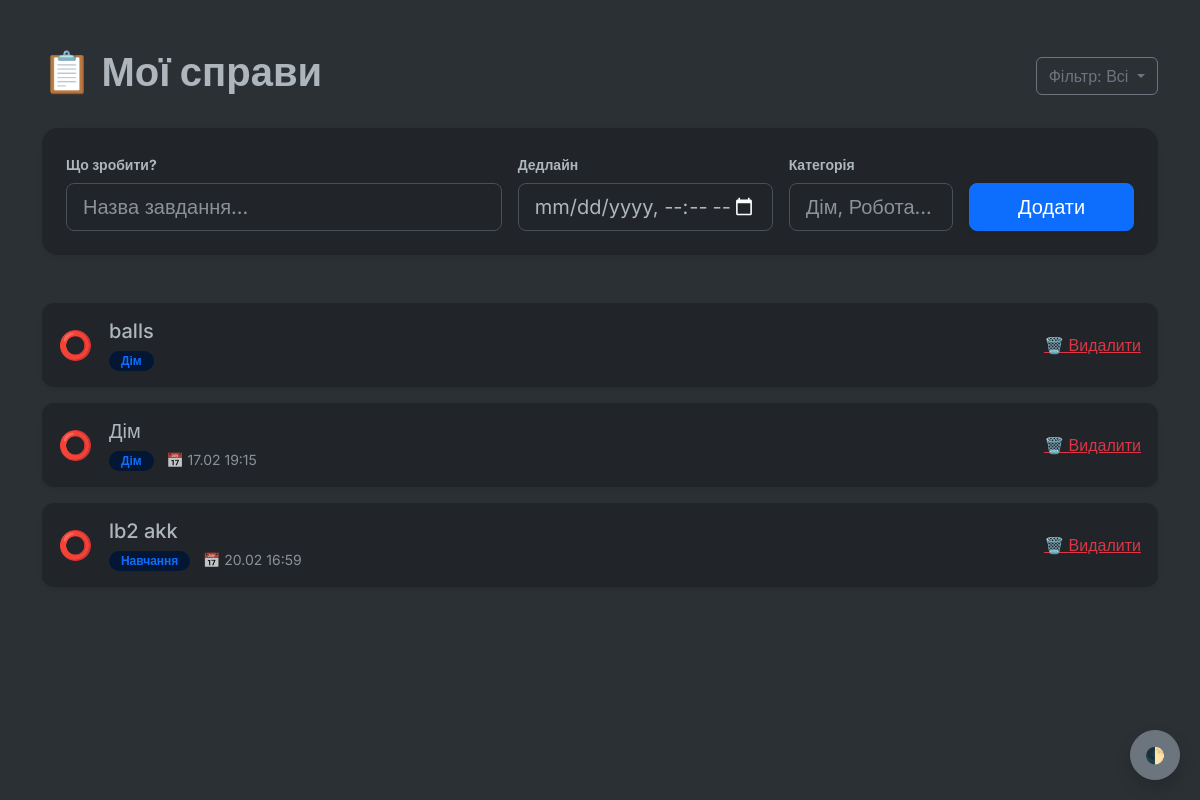
The page / on the database its author committed.
### main.py (models this page shows)
class TodoDB(Base):
    __tablename__ = "todos"
    id = Column(Integer, primary_key=True, index=True)
    title = Column(String)
    completed = Column(Boolean, default=False)
    deadline = Column(DateTime, nullable=True)
    category = Column(String, default="Загальне")

### main.py (the view)
@app.get("/", response_class=HTMLResponse)
def home(request: Request, category: Optional[str] = None, db: Session = Depends(get_db)):
    all_categories = [c[0] for c in db.query(distinct(TodoDB.category)).all()]
    query = db.query(TodoDB)
    if category:
        query = query.filter(TodoDB.category == category)
    todos = query.order_by(TodoDB.completed.asc(), TodoDB.deadline.asc()).all()
    return templates.TemplateResponse("index.html", {
        "request": request,
        "todos": todos,
        "all_categories": all_categories,
        "current_category": category
    })

### templates/index.html (shortened to what this page needs)
<!DOCTYPE html>
<html lang="uk" data-bs-theme="dark">
<head>
    <link href="https://cdn.jsdelivr.net/npm/bootstrap@5.3.0/dist/css/bootstrap.min.css" rel="stylesheet">
</head>
<body class="bg-body-tertiary">
    <div class="container py-5">
        <div class="d-flex justify-content-between align-items-center mb-4">
            <h1 class="fw-bold">📋 Мої справи</h1>
            <div class="dropdown">
                <button class="btn btn-outline-secondary dropdown-toggle" type="button" data-bs-toggle="dropdown">
                    Фільтр: {{ current_category if current_category else 'Всі' }}
                </button>
            </div>
        </div>
        <div class="card shadow-sm mb-5 p-4 border-0 rounded-4">
            <form action="/add" method="post" class="row g-3">
                <div class="col-md-5">
                    <label class="form-label small fw-bold">Що зробити?</label>
                    <input type="text" name="title" class="form-control form-control-lg shadow-none" placeholder="Назва завдання..." required>
                </div>
                <div class="col-md-3">
                    <label class="form-label small fw-bold">Дедлайн</label>
                    <input type="datetime-local" name="deadline" class="form-control form-control-lg shadow-none">
                </div>
                <div class="col-md-2">
                    <label class="form-label small fw-bold">Категорія</label>
                    <input type="text" name="category" class="form-control form-control-lg shadow-none" placeholder="Дім, Робота...">
                </div>
                <div class="col-md-2 d-flex align-items-end">
                    <button type="submit" class="btn btn-primary btn-lg w-100 shadow-sm">Додати</button>
                </div>
            </form>
        </div>
        <div class="row">
            {% for todo in todos %}
            <div class="col-12 mb-3">
                <div class="card todo-card shadow-sm p-3">
                    <div class="d-flex justify-content-between align-items-center">
                        <div class="d-flex align-items-center">
                            <div class="me-3">
                                <a href="/switch/{{ todo.id }}" class="text-decoration-none fs-3">
                                    {{ '✅' if todo.completed else '⭕' }}
                                </a>
                            </div>
                            <div>
                                <h5 class="mb-1 {{ 'completed' if todo.completed else '' }}">{{ todo.title }}</h5>
                                <span class="badge bg-primary-subtle text-primary category-pill me-2">{{ todo.category }}</span>
                                {% if todo.deadline %}
                                <small class="text-muted">📅 {{ todo.deadline.strftime('%d.%m %H:%M') }}</small>
                                {% endif %}
                            </div>
                        </div>
                        <a href="/delete/{{ todo.id }}" class="btn btn-link text-danger p-0">🗑️ Видалити</a>
                    </div>
                </div>
            </div>
            {% else %}
            <div class="text-center py-5">
                <p class="text-muted">Завдань не знайдено. Створіть своє перше завдання!</p>
            </div>
            {% endfor %}
        </div>
    </div>
    <button class="btn btn-secondary btn-theme shadow" onclick="toggleTheme()">🌓</button>
</body>
</html>

### templates/index.html (style rules this page uses)
body { font-family: 'Inter', sans-serif; transition: background 0.3s; }
.todo-card { transition: transform 0.2s; border: none; border-radius: 12px; }
.category-pill { font-size: 0.75rem; border-radius: 20px; padding: 4px 12px; }
.btn-theme { position: fixed; bottom: 20px; right: 20px; border-radius: 50%; width: 50px; height: 50px; }

### rows shown on the page
TodoDB: completed "⭕", title "balls", category "Дім"
TodoDB: completed "⭕", title "Дім", category "Дім", deadline "17.02 19:15"
TodoDB: completed "⭕", title "lb2 akk", category "Навчання", deadline "20.02 16:59"

### other values the page prints
{{ current_category if current_category else 'Всі' }} "Всі"
